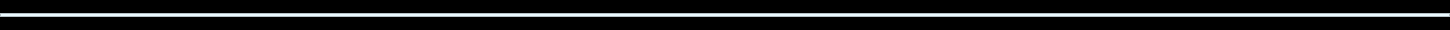
<?xml version="1.0" encoding="UTF-8"?>
<ui version="4.0">
 <class>PlayerSlider</class>
 <widget class="QWidget" name="PlayerSlider">
  <property name="geometry">
   <rect>
    <x>0</x>
    <y>0</y>
    <width>1450</width>
    <height>30</height>
   </rect>
  </property>
  <property name="windowTitle">
   <string>Form</string>
  </property>
  <property name="styleSheet">
   <string notr="true">#PlayerSlider{

	background-color:#000000;

}</string>
  </property>
  <widget class="QFrame" name="outLine">
   <property name="geometry">
    <rect>
     <x>0</x>
     <y>13</y>
     <width>0</width>
     <height>4</height>
    </rect>
   </property>
   <property name="styleSheet">
    <string notr="true">#outLine{

	background-color:#3ECEFE;

}</string>
   </property>
   <property name="frameShape">
    <enum>QFrame::Shape::StyledPanel</enum>
   </property>
   <property name="frameShadow">
    <enum>QFrame::Shadow::Raised</enum>
   </property>
  </widget>
  <widget class="QFrame" name="inLine">
   <property name="geometry">
    <rect>
     <x>0</x>
     <y>13</y>
     <width>1450</width>
     <height>4</height>
    </rect>
   </property>
   <property name="styleSheet">
    <string notr="true">#inLine{

	background-color:#EBFAFF;

}</string>
   </property>
   <property name="frameShape">
    <enum>QFrame::Shape::StyledPanel</enum>
   </property>
   <property name="frameShadow">
    <enum>QFrame::Shadow::Raised</enum>
   </property>
  </widget>
  <zorder>inLine</zorder>
  <zorder>outLine</zorder>
 </widget>
 <resources/>
 <connections/>
</ui>
